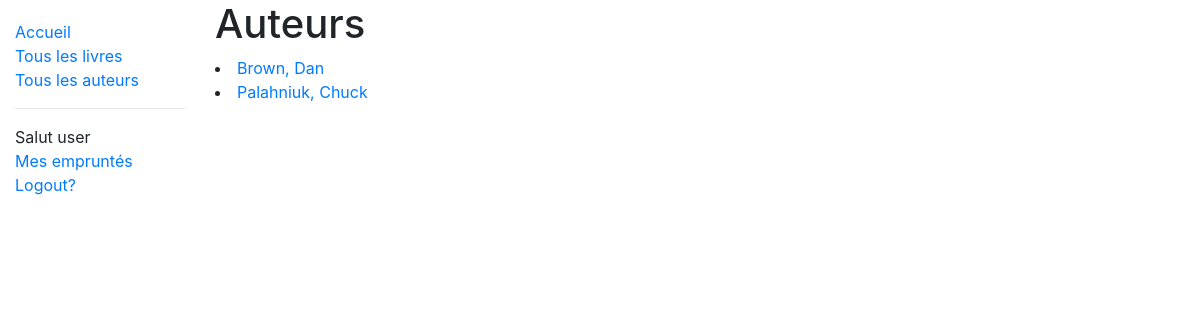
/catalog/authors/ (signed in), run on the app's committed database.
### catalog/models.py (models this page shows, shortened)
class Author(models.Model):
    nome = models.CharField(max_length=100)
    sobrenome = models.CharField(max_length=100)
    data_nascimento = models.DateField(null=True, blank=True)
    data_morte = models.DateField('Data de Morte', null=True, blank=True)
    class Meta:
        ordering = ['sobrenome', 'nome']
    def get_absolute_url(self):
        return reverse('author-detail', args=[str(self.id)])

### catalog/views.py (the view)
# urls.py: path('authors/', views.AuthorListView.as_view(), name='authors'),
class AuthorListView(generic.ListView):
    model = Author
    paginate_by = 2

### catalog/templates/catalog/author_list.html (shortened to what this page needs)
{% extends "base_generic.html" %}
{% block content %}
  <h1>Auteurs</h1>
  {% if author_list %}
  {% for author in author_list %}
    <li>
      <a href="{{ author.get_absolute_url }}">{{ author.sobrenome }}, {{ author.nome }}</a>
    </li>
  {% endfor %}
  {% else %}
    <p>Je suis désolé, on n'a pas des auteurs :(</p>
  {% endif %}
{% endblock %}

### catalog/templates/base_generic.html (shortened to what this page needs)
<!DOCTYPE html>
<html lang="en">
<head>
    <link rel="stylesheet"
          href="http://stackpath.bootstrapcdn.com/bootstrap/4.1.3/css/bootstrap.min.css"
>
    {%load static %}
    <link rel="stylesheet" href="{% static 'css/styles.css' %}">
</head>
<body>
    <div class="container-fluid">
        <div class="row">
            <div class="col-sm-2">
                {% block sidebar %}
                <ul class="sidebar-nav">
                    <li><a href="{% url 'index' %}">Accueil</a></li>
                    <li><a href="{% url 'books' %}">Tous les livres</a></li>
                    <li><a href="{% url 'authors' %}">Tous les auteurs</a></li>
                    {% if user.is_authenticated %}
                        <hr>
                        <li>Salut {{ user.get_username }}</li>
                        <li><a href="{% url 'my-borrowed' %}">Mes empruntés</a></li>
                        <li><a href="{% url 'logout' %}?next={{request.path}}">Logout?</a></li>
                    {% else %}
                        <li><a href="{% url 'login' %}?next{{request.path}}">Login!</a></li>
                    {% endif %}
                </ul>
                {% endblock %}
            </div>
            <div class="col-sm-10">
                {% block content %}{% endblock %}
            </div>
        </div>
    </div>
</body>
</html>

### catalog/static/css/styles.css (style rules this page uses)
.sidebar-nav { margin-top: 20px; padding: 0; list-style: none; }

### data on the page
Author: sobrenome "Brown", nome "Dan"
Author: sobrenome "Palahniuk", nome "Chuck"

### other printed values
{{ user.get_username }} "user"
